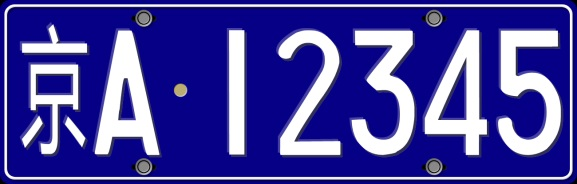
#> input picture opencv_tutorials/images/hsv1.jpg, 577 x 184 px
$ python 10_01_HSV.py
#> lines starting #> are read from the running program, lines starting #| are printed output that depends on the picture; after the words box and inside, x2 and y2 are one past the last pixel; in counts of white or black regions, pixels touching at a corner belong together
import cv2 as cv
import numpy as np

WINDOW_TITLE = "HSV Color Space"
IMAGE_PATH = "images/hsv1.jpg"

source_image = cv.imread(IMAGE_PATH)
#> source_image is the input picture: shape (184, 577, 3); mean B, G, R 159.4, 67.5, 71.6

# 从BGR颜色空间转变成HSV颜色空间
# 将H,S,V分量分别放到三个array中。其中H分量代表色调；S分量代表饱和度；V分量代表亮度
# H的值本应在0~360之间，但是OpenCV为了保证用UCHAR来表达，所以对该值除以2，因此H的值域是0~180
# S和V分量本应在0~1之间，但OpenCV乘以了255，使其值域是0~255
hsv_image = cv.cvtColor(source_image, cv.COLOR_BGR2HSV)
#> hsv_image: shape (184, 577, 3); mean H, S, V 110, 179.6, 159.6

# 查看若干像素的HSV分量值
for i in np.arange(10, hsv_image.shape[0], 100):
    for j in np.arange(10, hsv_image.shape[1], 100):
        item = hsv_image[i, j]
        h, s, v = item
        print("第【%d, %d】元素，H=%d, S=%d, V=%d" % (i, j, h, s, v))

# 将HSV分拆到三个array中
hsv_splits = cv.split(hsv_image)
h_split = hsv_splits[0]             # 取得H分量数组
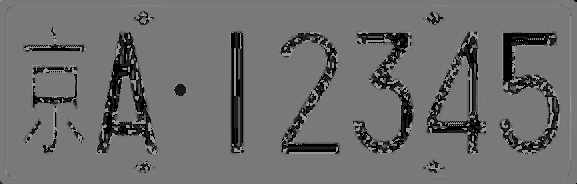
#> h_split: shape (184, 577); min 0, max 173, mean 110
# 蓝色色调的范围一般在100~140之间
HSV_MIN_BLUE_H = 100
HSV_MAX_BLUE_H = 140
for i in np.arange(h_split.shape[0]):
    for j in np.arange(h_split.shape[1]):
        h_value = h_split[i, j]
        if (h_value > HSV_MIN_BLUE_H and h_value <= HSV_MAX_BLUE_H):    # 如果该像素是在蓝色色调范围内
            source_image[i, j, :] = 0               # 将原图中对应像素的三个颜色分量全部设置为黑色
        else:
            source_image[i, j, :] = 255             # 置为白色
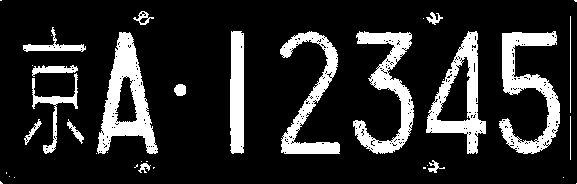
#> source_image: shape (184, 577, 3); 16.6% white; 38 white regions (20 under 20 px), largest, box (x1, y1, x2, y2) and area: (97, 32, 158, 154) 3175, (499, 31, 560, 154) 2997, (353, 31, 414, 154) 2703

cv.imshow(WINDOW_TITLE, source_image)
cv.waitKey()
cv.destroyAllWindows()
